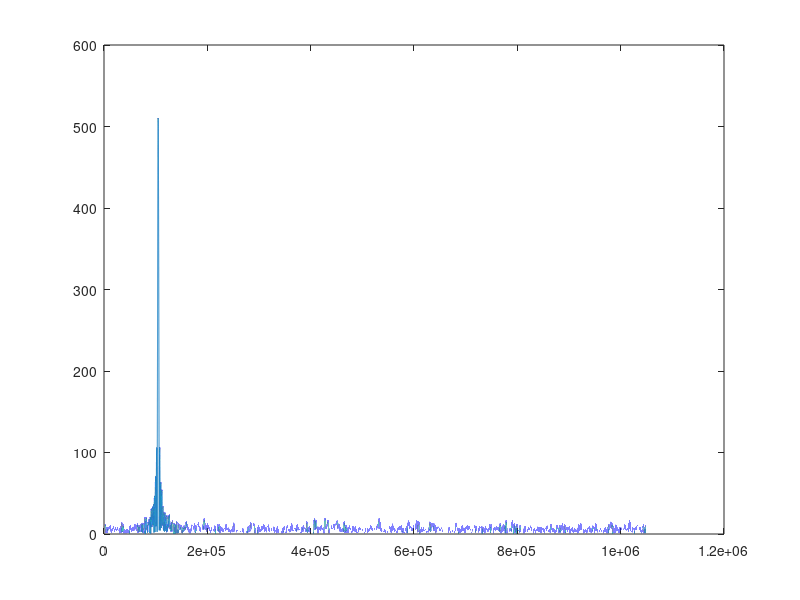

Source code (MATLAB):
clear all;
close all;

%% Define parameters

F_s = 10^6;
T = 1/F_s;

f_0 = 10^5;
omega_0 = 2*pi*f_0;
phi = pi/8;
A = 1;

SNR_decibel = 20;
SNR = db2mag(SNR_decibel);
sigma_square = A^2/2*SNR;
sigma = sqrt(A^2./(2*SNR));

N = 513;
P = N*(N-1)/2;
Q = N*(N-1)*(2*N-1)/6;
n_0 = -P/N;
n = n_0:1:(n_0 + N-1);
t = 0:T:T*(N-1);
k = [10,12,14,16,18,20];

%% Define signal

w_r = normrnd(0,sigma,1,N);
w_i = 1i*normrnd(0,sigma,1,N);

x = A* exp(1i*(omega_0*n*T + phi)) + w_r + w_i;

%% Find CRLB

CRLB_freq = 12*sigma_square / A^2*T^2*N*(N^2-1);
CRLB_phase = 12*sigma_square*(n_0^2*N+2*n_0*P+Q) / (A^2*N^2*(N^2-1));

%% Fourier transform of x

M = 2^k(6);
x = [x zeros(1,M-size(x,2))];

Y = fft(x,M);
%Y = Y .* [ones(1,0.5*M), zeros(1,0.5*M)];
[val, m_star] = max(Y);

%% Find estimates

omega_hat = (2*pi*m_star) / (M*T);
phi_hat = angle(exp(-1i*omega_hat*n_0*T) * val);
omega_hat = (2*pi*m_star) / (T*M);

%% Estimation errors

e_omega = omega_0 - omega_hat;
e_phi = phi - phi_hat;

%% Plot

plot(abs(Y));

